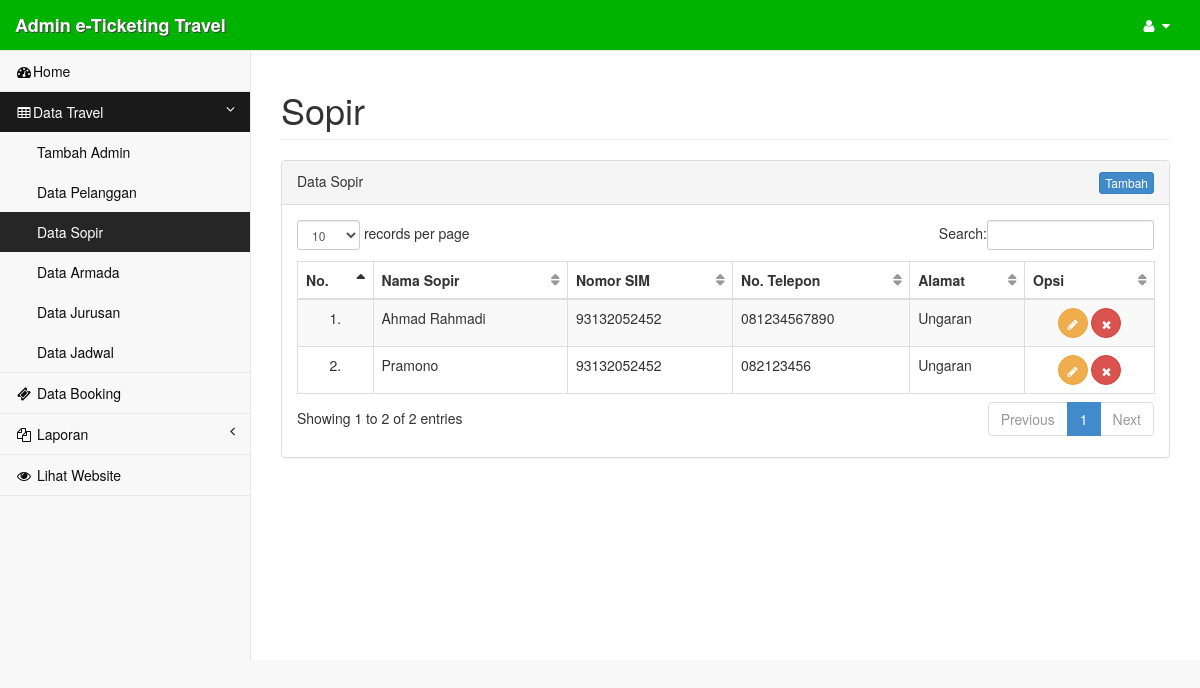
Page /admin/?page=sopir (signed in) on the committed database.
### tables this page shows
CREATE TABLE `tb_sopir` (
  `id_sopir` int(4) NOT NULL,
  `nama_sopir` varchar(50) NOT NULL,
  `nosim_sopir` char(13) NOT NULL,
  `telp_sopir` varchar(15) NOT NULL,
  `alamat_sopir` text NOT NULL
);

### setting/+koneksi.php (called while the page is built, shortened)
<?php
$base_url = "http://".$_SERVER['SERVER_NAME']."/eticketing-edit";
?>

### admin/inc/sopir.php (the view, shortened to what this page needs)
<div class="row">
    <div class="col-lg-12">
        <h1 class="page-header">Sopir</h1>
    </div>
</div>
<div class="row">
    <div class="col-lg-12">
        <div class="panel panel-default">
        	<?php
			if (@$_GET['act'] == '') { ?>
	            <div class="panel-heading">
	                <div class="row">
						<div class="col-lg-12">
							<div class="pull-left">
								Data Sopir
							</div>
			                <div class="pull-right">
								<a href="<?=$base_url;?>/admin/?page=sopir&act=add" class="btn btn-xs btn-primary">Tambah</a>
			                </div>
						</div>
	                </div>
	            </div>
	            <div class="panel-body">
	                <div class="table-responsive">
						<table class="table table-bordered table-hover table-striped" id="dataTables">
							<thead>
								<tr>
									<th>No.</th>
									<th>Nama Sopir</th>
									<th>Nomor SIM</th>
									<th>No. Telepon</th>
									<th>Alamat</th>
									<th>Opsi</th>
								</tr>
							</thead>
							<tbody>
							<?php
							$no = 1;
							$sql_sopir = mysqli_query($con, "SELECT * FROM tb_sopir") or die($con->error);
							while ($data = mysqli_fetch_array($sql_sopir)) {?>
								<tr>
									<td align="center"><?=$no++;?>.</td>
									<td><?=ucwords($data['nama_sopir']);?></td>
									<td><?=$data['nosim_sopir'];?></td>
									<td><?=$data['telp_sopir'];?></td>
									<td><?=$data['alamat_sopir'];?></td>
									<td align="center">
										<a href="<?=$base_url;?>/admin/?page=sopir&act=edit&id=<?=$data['id_sopir'];?>" class="btn btn-circle btn-warning"><i class="fa fa-pencil"></i></a>
										<a onclick="return confirm('Yakin akan menghapus data?')" href="<?=$base_url;?>/admin/?page=sopir&act=del&id=<?=$data['id_sopir'];?>" class="btn btn-circle btn-danger"><i class="fa fa-times"></i></a>
									</td>
								</tr>
							<?php }?>
							</tbody>
						</table>
					</div>
	            </div>
            <?php
			} else if (@$_GET['act'] == 'add') { ?>
				<div class="panel-heading">
	                <div class="row">
						<div class="col-lg-12">
							<div class="pull-left">
								Tambah Data Sopir
							</div>
			                <div class="pull-right">
								<a href="<?=$base_url;?>/admin/?page=sopir" class="btn btn-xs btn-warning">Kembali</a>
			                </div>
						</div>
	                </div>
	            </div>
	            <div class="panel-body">
	            	<div class="row">
	            		<div class="col-lg-6">
	            			<form action="" method="post">
				                <div class="form-group">
									<label for="nama">Nama Sopir</label>
									<input type="text" class="form-control" id="nama" name="nama" placeholder="Nama lengkap sopir" required>
								</div>
								<div class="form-group">
									<label for="nosim">Nomor SIM Sopir</label>
									<input type="number" class="form-control" id="nosim" name="nosim" placeholder="No. SIM sopir" required>
								</div>
								<div class="form-group">
									<label for="telp">Nomor Telepon Sopir</label>
									<input type="number" class="form-control" id="telp" name="telp" placeholder="Ex. 085789123456" required>
								</div>
								<div class="form-group">
									<label for="alamat">Alamat Sopir</label>
									<textarea class="form-control" id="alamat" name="alamat" required></textarea>
								</div>
								<div class="form-group">
									<input type="submit" name="tambah" class="btn btn-success" value="Tambah">
								</div>
							</form>
							<?php
							if (@isset($_POST['tambah'])) {
						        $nama  = mysqli_real_escape_string($con, trim($_POST['nama']));
						        $nosim  = mysqli_real_escape_string($con, trim($_POST['nosim']));
						        $telp = mysqli_real_escape_string($con, trim($_POST['telp']));
						        $alamat  = mysqli_real_escape_string($con, trim($_POST['alamat']));
						        mysqli_query($con, "INSERT INTO tb_sopir VALUES(null, '$nama', '$nosim', '$telp', '$alamat')") or die(mysqli_error());
						        header("location: " . $base_url . "/admin/?page=sopir");
						    } ?>
						</div>
					</div>
	            </div>
        	<?php
			} else if (@$_GET['act'] == 'edit') { ?>
				<div class="panel-heading">
	                <div class="row">
						<div class="col-lg-12">
							<div class="pull-left">
								Edit Data Sopir
							</div>
			                <div class="pull-right">
								<a href="<?=$base_url;?>/admin/?page=sopir" class="btn btn-xs btn-warning">Kembali</a>
			                </div>
						</div>
	                </div>
	            </div>
	            <div class="panel-body">
	            	<div class="row">
	            		<div class="col-lg-6">
	            			<?php
							$sql_sopir = mysqli_query($con, "SELECT * FROM tb_sopir WHERE id_sopir = '$_GET[id]'") or die(mysqli_error());
						    $data = mysqli_fetch_array($sql_sopir);
						    ?>
	            			<form action="" method="post">
				                <div class="form-group">
									<label for="nama">Nama Sopir</label>
									<input type="text" class="form-control" id="nama" name="nama" placeholder="Nama lengkap sopir" value="<?=$data['nama_sopir']; ?>" required>
								</div>
								<div class="form-group">
									<label for="nosim">Nomor SIM Sopir</label>
									<input type="number" class="form-control" id="nosim" name="nosim" placeholder="No. SIM sopir" value="<?=$data['nosim_sopir']; ?>" required>
								</div>
								<div class="form-group">
									<label for="telp">Nomor Telepon Sopir</label>
									<input type="number" class="form-control" id="telp" name="telp" placeholder="Ex. 085789123456" value="<?=$data['telp_sopir']; ?>" required>
								</div>
								<div class="form-group">
									<label for="alamat">Alamat Sopir</label>
									<textarea class="form-control" id="alamat" name="alamat" required><?=$data['alamat_sopir']; ?></textarea>
								</div>
								<div class="form-group">
									<input type="submit" name="edit" class="btn btn-success" value="Edit">
								</div>
							</form>
							<?php
							if (@isset($_POST['edit'])) {
						        $nama  = mysqli_real_escape_string($con, trim($_POST['nama']));
						        $nosim  = mysqli_real_escape_string($con, trim($_POST['nosim']));
						        $telp = mysqli_real_escape_string($con, trim($_POST['telp']));
						        $alamat  = mysqli_real_escape_string($con, trim($_POST['alamat']));
						        mysqli_query($con, "UPDATE tb_sopir SET nama_sopir = '$nama', nosim_sopir = '$nosim', telp_sopir = '$telp', alamat_sopir = '$alamat' WHERE id_sopir = '$_GET[id]'") or die(mysqli_error());
						        header("location: " . $base_url . "/admin/?page=sopir");
						    } ?>
						</div>
					</div>
	            </div>
        	<?php
			} else if (@$_GET['act'] == 'del') {
			    mysqli_query($con, "DELETE FROM tb_sopir WHERE id_sopir = '$_GET[id]'") or die(mysqli_error());
			    header("location: " . $base_url . "/admin/?page=sopir");
			} ?>
        </div>
    </div>
</div>

### assets/css/sb-admin2.css (style rules this page uses)
body { background-color: #f8f8f8; padding-top: 100px; }
@media (min-width:768px) { body { padding-top: 50px; } }
table.dataTable thead .sorting, table.dataTable thead .sorting_asc, table.dataTable thead .sorting_desc, table.dataTable thead .sorting_asc_disabled, table.dataTable thead .sorting_desc_disabled { background: transparent; }
table.dataTable thead .sorting_asc:after { content: "\f0de"; float: right; font-family: fontawesome; }
table.dataTable thead .sorting:after { content: "\f0dc"; float: right; font-family: fontawesome; color: rgba(50,50,50,.5); }
.btn-circle { width: 30px; height: 30px; padding: 6px 0; border-radius: 15px; text-align: center; font-size: 12px; line-height: 1.428571429; }

### rows in the picture
tb_sopir: nama_sopir "Ahmad Rahmadi", nosim_sopir "93132052452", telp_sopir "081234567890", alamat_sopir "Ungaran"
tb_sopir: nama_sopir "Pramono", nosim_sopir "93132052452", telp_sopir "082123456", alamat_sopir "Ungaran"
